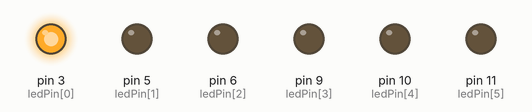
Recording of a sketch running on a simulated Arduino Uno, built with avr-gcc and run on an emulated ATmega328P. On the bench: output pins drawn as LEDs (lit = HIGH).

Above: at 0.05 s.
At 0.15 s:
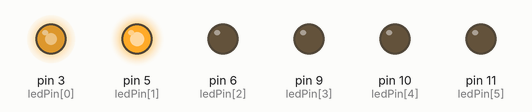
At 0.3 s:
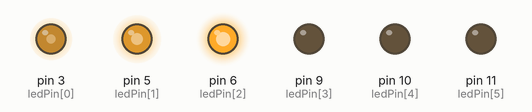
At 0.55 s:
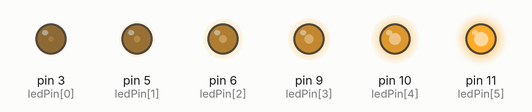
At 0.8 s:
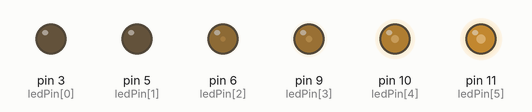
At 1.1 s:
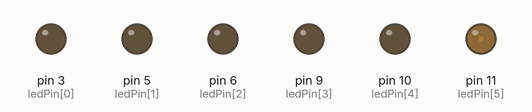
Timing chart, 0 to 3.0 s (numbered marks = the images above):
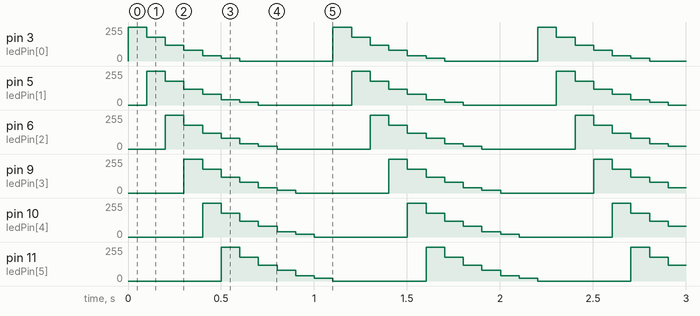

Measured:
- by itself, pin 3 (ledPin[0]), pin 5 (ledPin[1]), pin 6 (ledPin[2]), pin 9 (ledPin[3]), pin 10 (ledPin[4]), pin 11 (ledPin[5]): repeats every 1.1 s: 178/255 0.10 s, 119/255 0.10 s, 81/255 0.10 s, 40/255 0.10 s, 20/255 0.10 s, 0/255 0.50 s, 255/255 0.10 s

The sketch:

Detai2_morong1.ino
```cpp
const byte NUM_LED = 6;
const byte ledPin[NUM_LED] = {3, 5, 6, 9, 10, 11};

const byte PWM_MAX = 255;

const float data_led[NUM_LED] = {
  0.08, 0.16, 0.32, 0.47, 0.70, 1.0
};

float ledLogic[NUM_LED] = {0};

uint8_t ledPWM[NUM_LED] = {0};

void setup() {
  for (byte i = 0; i < NUM_LED; i++) {
    pinMode(ledPin[i], OUTPUT);
  }
}

void loop() {

  for (int k = NUM_LED - 1; k > -NUM_LED; k--) {

    for (int i = NUM_LED - 1; i > 0; i--) {
      ledLogic[i] = ledLogic[i - 1];
    }
    ledLogic[0] = (k >= 0) ? data_led[k] : 0.0;

    for (byte i = 0; i < NUM_LED; i++) {
      ledPWM[i] = (uint8_t)(ledLogic[i] * PWM_MAX);
    }

    for (byte i = 0; i < NUM_LED; i++) {
      analogWrite(ledPin[i], ledPWM[i]);
    }

    delay(100);
  }
}
```
